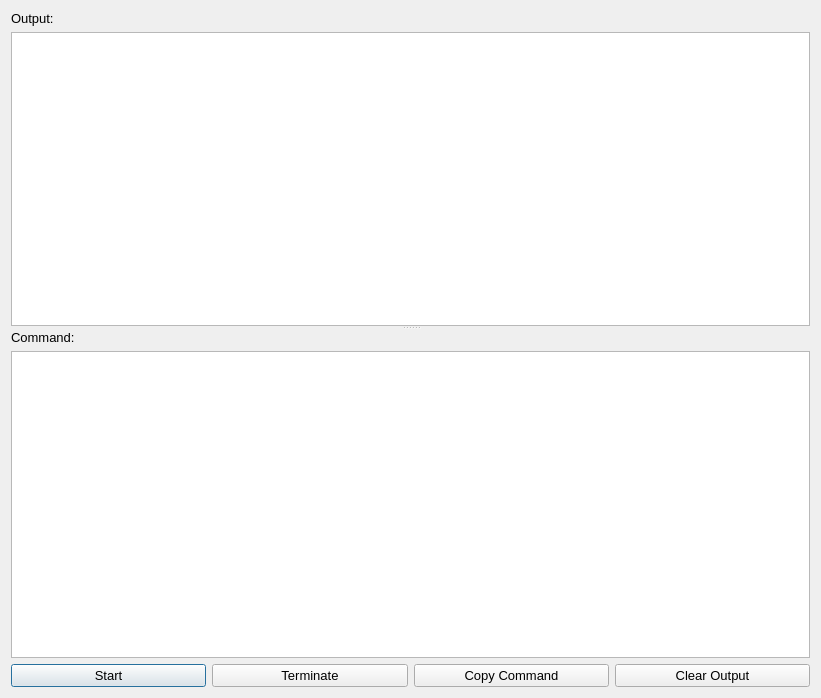
<?xml version="1.0" encoding="UTF-8"?>
<ui version="4.0">
 <class>StartCommandDialog</class>
 <widget class="QDialog" name="StartCommandDialog">
  <property name="windowModality">
   <enum>Qt::ApplicationModal</enum>
  </property>
  <property name="geometry">
   <rect>
    <x>0</x>
    <y>0</y>
    <width>821</width>
    <height>698</height>
   </rect>
  </property>
  <property name="font">
   <font>
    <family>Arial</family>
    <pointsize>10</pointsize>
   </font>
  </property>
  <property name="windowTitle">
   <string>Start Command</string>
  </property>
  <layout class="QVBoxLayout" name="verticalLayout_3">
   <item>
    <widget class="QSplitter" name="splitter">
     <property name="orientation">
      <enum>Qt::Vertical</enum>
     </property>
     <widget class="QWidget" name="layoutWidget">
      <layout class="QVBoxLayout" name="verticalLayout_2">
       <item>
        <widget class="QLabel" name="outputLabel">
         <property name="text">
          <string>Output:</string>
         </property>
        </widget>
       </item>
       <item>
        <widget class="QTextBrowser" name="outputTextBrowser">
         <property name="styleSheet">
          <string notr="true"/>
         </property>
         <property name="markdown">
          <string/>
         </property>
         <property name="html">
          <string>&lt;!DOCTYPE HTML PUBLIC &quot;-//W3C//DTD HTML 4.0//EN&quot; &quot;http://www.w3.org/TR/REC-html40/strict.dtd&quot;&gt;
&lt;html&gt;&lt;head&gt;&lt;meta name=&quot;qrichtext&quot; content=&quot;1&quot; /&gt;&lt;style type=&quot;text/css&quot;&gt;
p, li { white-space: pre-wrap; }
&lt;/style&gt;&lt;/head&gt;&lt;body style=&quot; font-family:'Arial'; font-size:10pt; font-weight:400; font-style:normal;&quot;&gt;
&lt;p style=&quot;-qt-paragraph-type:empty; margin-top:0px; margin-bottom:0px; margin-left:0px; margin-right:0px; -qt-block-indent:0; text-indent:0px; font-family:'SimSun'; font-size:7.2pt;&quot;&gt;&lt;br /&gt;&lt;/p&gt;&lt;/body&gt;&lt;/html&gt;</string>
         </property>
        </widget>
       </item>
      </layout>
     </widget>
     <widget class="QWidget" name="layoutWidget">
      <layout class="QVBoxLayout" name="verticalLayout">
       <item>
        <widget class="QLabel" name="commandLabel">
         <property name="text">
          <string>Command:</string>
         </property>
        </widget>
       </item>
       <item>
        <widget class="QPlainTextEdit" name="commandEdit"/>
       </item>
       <item>
        <layout class="QHBoxLayout" name="horizontalLayout">
         <item>
          <widget class="QPushButton" name="startButton">
           <property name="text">
            <string>Start</string>
           </property>
          </widget>
         </item>
         <item>
          <widget class="QPushButton" name="terminateButton">
           <property name="text">
            <string>Terminate</string>
           </property>
          </widget>
         </item>
         <item>
          <widget class="QPushButton" name="copyCommandButton">
           <property name="text">
            <string>Copy Command</string>
           </property>
          </widget>
         </item>
         <item>
          <widget class="QPushButton" name="clearOutputButton">
           <property name="text">
            <string>Clear Output</string>
           </property>
          </widget>
         </item>
        </layout>
       </item>
      </layout>
     </widget>
    </widget>
   </item>
  </layout>
 </widget>
 <resources/>
 <connections/>
</ui>
